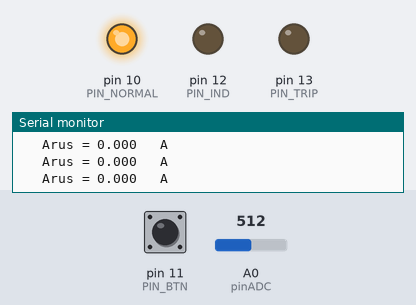
Simulated run of this sketch. Board: Arduino Uno, built with avr-gcc and run on an emulated ATmega328P. On the bench: output pins drawn as LEDs (lit = HIGH), the last lines printed to the serial monitor. The inputs (shaded band) are chosen by the test bench; at power-on: A0 (pinADC) = 512, pin 11 (PIN_BTN) LOW.

Above: at 1.2 s.
1.3 s: A0 (pinADC) set to 594
2.8 s: A0 (pinADC) set to 615
At 3.2 s:
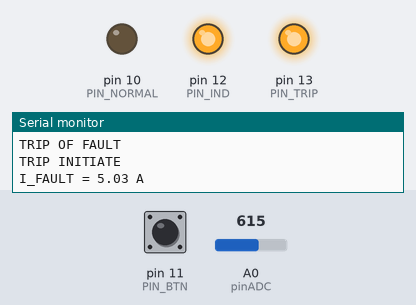
5.8 s: pin 11 (PIN_BTN) pulled HIGH for 0.15 s
8.9 s: A0 (pinADC) set to 306
At 10.1 s:
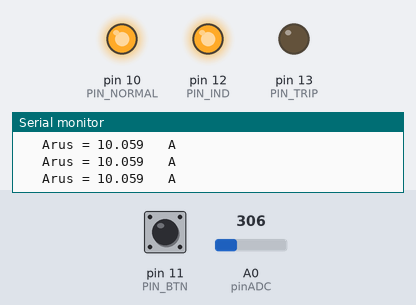
10.4 s: pin 11 (PIN_BTN) pulled HIGH for 3.2 s
At 11.4 s:
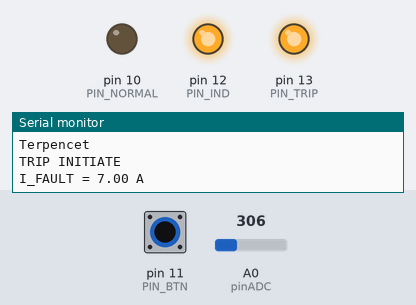
Timing chart, 0 to 16.5 s (numbered marks = the images above; inputs shaded):
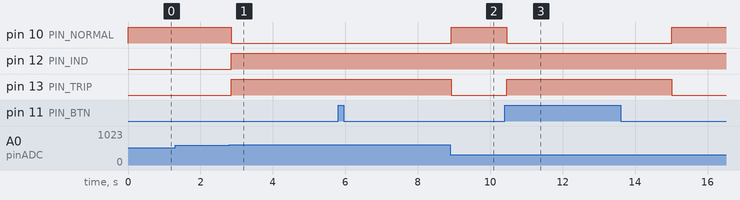

The sketch:

Program_Relay.ino
```cpp
/* --- THE TOUFUNNY--- */

const int pinADC = A0;
int sensitivitas = 100; //tegantung sensor arus yang digunakan, yang ini 5A
int nilaiadc= 00;
int teganganoffset = 2500; //nilai pembacaan offset saat tidak ada arus yang lewat
double tegangan = 00;
double nilaiarus = 00;
int PIN_BTN = 11;
int PIN_IND = 12;
int PIN_TRIP = 13;
int PIN_NORMAL = 10;
float arusSetting = 4.65;

void setup(){
Serial.begin(9600); //baud komunikasi serial monitor 9600bps
Serial.println("*SIMULASI RELAY OCR*"); //menuliskan "Hello World"
pinMode(PIN_BTN, INPUT);
pinMode(PIN_TRIP, OUTPUT);
pinMode(PIN_IND, OUTPUT);
pinMode(PIN_NORMAL, OUTPUT);

}

void data_olah(){
  nilaiadc = analogRead(pinADC);
  tegangan = (nilaiadc / 1024.0) * 5000;
  nilaiarus = ((tegangan - teganganoffset) / sensitivitas);
}

void trip(){
  digitalWrite(PIN_TRIP, HIGH);
  digitalWrite(PIN_IND, HIGH);
  digitalWrite(PIN_NORMAL, LOW);
  Serial.println("TRIP INITIATE");
  Serial.print("I_FAULT = ");
  Serial.print(nilaiarus);
  Serial.println(" A");
  delay(1500);
  digitalWrite(PIN_TRIP, LOW);
  digitalWrite(PIN_NORMAL, HIGH);
  Serial.println("MOTOR OFF");

}

void loop(){
   data_olah();
   int out_PIN_BTN = digitalRead(PIN_BTN);
   digitalWrite(PIN_NORMAL, HIGH);

  Serial.print("\t Arus = ");
  Serial.print(abs(nilaiarus),3);
  Serial.println("\t A ");

  if (nilaiarus > arusSetting){
      Serial.println("TRIP OF FAULT");
      trip();
    }

  if(out_PIN_BTN){
    Serial.println("Terpencet");
    nilaiarus = 7;
    if (nilaiarus > arusSetting){
      trip();
    }
    else {
      Serial.println("NO TRIP");
    }
  }
  else {
    Serial.println("");
  }
}
```

Measured:
- the behaviour switches between 607 and 608 on A0 (pinADC) (found by bisection; images 0 and 1)
- after the input at 2.8 s, pin 10 (PIN_NORMAL): HIGH → LOW after 0.05 s; pin 12 (PIN_IND), pin 13 (PIN_TRIP): LOW → HIGH after 0.05 s
- after the input at 8.9 s, pin 10 (PIN_NORMAL): LOW → HIGH at once; pin 13 (PIN_TRIP): HIGH → LOW at once
- after the input at 10.4 s, pin 10 (PIN_NORMAL): HIGH → LOW after 0.05 s, → HIGH 4.6 s later; pin 13 (PIN_TRIP): LOW → HIGH after 0.05 s, → LOW 4.6 s later
